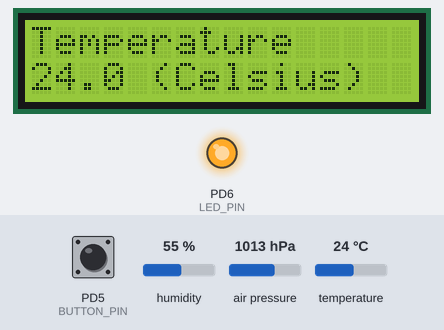
This program was run on a simulated ATmega32, built with avr-gcc and emulated at 16 MHz. Parts: 16×2 character LCD, output pins drawn as LEDs (lit = HIGH). Wiring (inferred from the names in the program): BME280 sensor at I2C address 0x77; character LCD (HD44780): RS PA0; R/W PA1; E PA2; data PA3, PA4, PA5, PA6. The test bench sets the inputs (shaded band); at power-on: PD5 (BUTTON_PIN) LOW, humidity 55 %, air pressure 1013 hPa, temperature 24 °C. Pins used as bus, display or sensor lines are not drawn.

Above: at 1.2 s.
1.3 s: PD5 (BUTTON_PIN) pulled HIGH for 0.15 s
At 2.7 s:
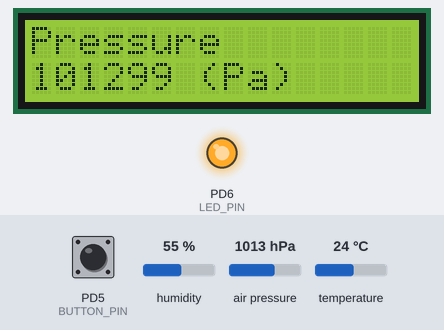
3.0 s: PD5 (BUTTON_PIN) pulled HIGH for 1 s
At 5.2 s:
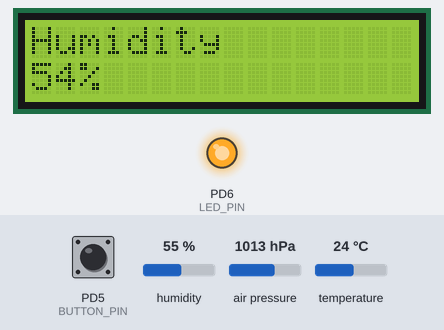
5.5 s: PD5 (BUTTON_PIN) pulled HIGH for 3.2 s
At 9.2 s:
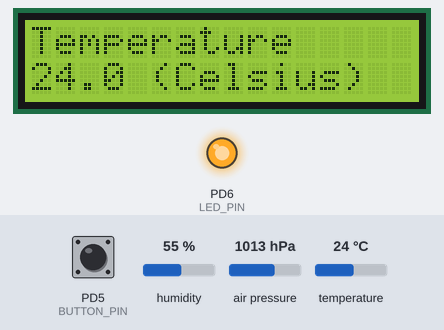
Timing chart, 0 to 10.7 s (numbered marks = the images above; inputs shaded):
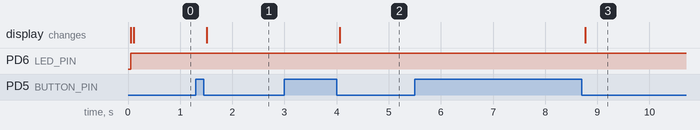

The program:

main.c
```c
#include <avr/io.h>
#define __DELAY_BACKWARD_COMPATIBLE__
#include <util/delay.h>

#include "i2c_master.h"
#include "bme280.h"
#include "lcd.h"

//Defines for identifying the current reading which is displayed
#define TEMPERATURE_SELECTED 0
#define PRESSURE_SELECTED 1
#define HUMIDITY_SELECTED 2

//Locations of LED and button
#define IO_DIR DDRD
#define IO_OUTPUT PORTD
#define IO_INPUT PIND
#define LED_PIN PIND6
#define BUTTON_PIN PIND5

//Keeps track of the button status and currently selected reading
int button_status = 0;
int selected_reading = TEMPERATURE_SELECTED;

//Initialise button and LED
void io_init(void){
	IO_DIR |= (1<<LED_PIN);
	IO_DIR &= ~(1<<BUTTON_PIN);
	IO_OUTPUT &= ~(1<<LED_PIN);
}

//Check if the button is released
int check_button_release(void){
	int new_status = (IO_INPUT&(1<<BUTTON_PIN))>>BUTTON_PIN;
	if(new_status!=button_status){
		button_status = new_status;
		if(button_status==0){
			return 1;
		}
	}
	return 0;
}


//BME280 Functions - Required by the bme280 library
//Use the i2c_master library for reading and writing using I2C

void bme280_delay_ms(uint32_t period){
	_delay_ms(period);
}

int8_t bme280_i2c_read(uint8_t dev_id, uint8_t reg_addr, uint8_t *reg_data, uint16_t len){
	int8_t rslt = 0;

	if(i2c_start(dev_id<<1 | I2C_WRITE)) return 1;
	i2c_write(reg_addr);
	i2c_stop();

	if (i2c_start(dev_id<<1 | I2C_READ)) return 1;
	int i;
	for(i=0;i<len-1;i++){
		reg_data[i] = i2c_read_ack();
	}
	reg_data[len-1] = i2c_read_nack();
	i2c_stop();

	return rslt;
}

int8_t bme280_i2c_write(uint8_t dev_id, uint8_t reg_addr, uint8_t *reg_data, uint16_t len){
	int8_t rslt = 0;

	if(i2c_start(dev_id<<1 | I2C_WRITE)) return 1;
	i2c_write(reg_addr);

	int i;
	for(i=0;i<len;i++){
		i2c_write(reg_data[0]);
	}
	i2c_stop();

	return rslt;
}

//Initialise the bme280 device, which is passed as a pointer
//Note: Can't name the function bme280_init, since this is already defined
uint8_t sensor_init(struct bme280_dev* dev){

	int8_t result = BME280_OK;

	dev->dev_id = BME280_I2C_ADDR_SEC;
	dev->intf = BME280_I2C_INTF;
	dev->read = bme280_i2c_read;
	dev->write = bme280_i2c_write;
	dev->delay_ms = bme280_delay_ms;

	result = bme280_init(dev);

	if(result!=BME280_OK){
		return result;
	}

	// Recommended mode of operation: Indoor navigation
	dev->settings.osr_h = BME280_OVERSAMPLING_2X;
	dev->settings.osr_p = BME280_OVERSAMPLING_16X;
	dev->settings.osr_t = BME280_OVERSAMPLING_1X;
	dev->settings.filter = BME280_FILTER_COEFF_16;

	uint8_t settings_sel;
	settings_sel = BME280_OSR_PRESS_SEL;
	settings_sel |= BME280_OSR_TEMP_SEL;
	settings_sel |= BME280_OSR_HUM_SEL;
	settings_sel |= BME280_FILTER_SEL;

	result = bme280_set_sensor_settings(settings_sel, dev);

	return result;
}


//Update the bme280 measurements and print the current selected reading to the LCD screen
uint8_t update_reading(struct bme280_dev* dev,struct bme280_data* component_data){

	uint8_t result = BME280_OK;

	result = bme280_set_sensor_mode(BME280_FORCED_MODE, dev);

	if(result!=BME280_OK){
		return result;
	}

	dev->delay_ms(40);

	result = bme280_get_sensor_data(BME280_ALL, component_data, dev);

	if(result!=BME280_OK){
		return result;
	}

	lcd_clear();

	switch(selected_reading){
		case TEMPERATURE_SELECTED:
			lcd_printf("Temperature");
			lcd_set_cursor(0,1);
			lcd_printf("%ld",component_data->temperature/100);
			lcd_printf(".%ld",component_data->temperature%100);
			lcd_printf(" (Celsius)");
			break;
		case PRESSURE_SELECTED:
			lcd_printf("Pressure");
			lcd_set_cursor(0,1);
			lcd_printf("%ld",component_data->pressure/100);
			lcd_printf(" (Pa)");
			break;
		case HUMIDITY_SELECTED:
			lcd_printf("Humidity");
			lcd_set_cursor(0,1);
			lcd_printf("%ld",(component_data->humidity/1024));
			lcd_puts("%");
			break;
	}

	selected_reading += 1;
	selected_reading %= 3;

	return result;
}


int main(void) {

	//Initialise IO (button and LED)

	io_init();

	//Initialise LCD

	lcd_init();
	lcd_scroll_right();
	lcd_set_left_to_right();
	lcd_disable_cursor();
	lcd_clear();
	lcd_on();

	//Initialise I2C

	i2c_init();

	//Initialise BME280

	struct bme280_dev dev;
	struct bme280_data component_data;
	uint8_t result = BME280_OK;

	result = sensor_init(&dev);

	//If BME280 initialisation was successful, start the main loop

	if(result==BME280_OK){
		//Setup complete, turn green LED on
		IO_OUTPUT |= (1<<LED_PIN);

		//Display an initial reading
		result = update_reading(&dev,&component_data);

		//Continue to check the button and change the reading on the LCD
		//when the button is released
		while(result==BME280_OK){
			if(check_button_release()){
				result = update_reading(&dev,&component_data);
			}
			_delay_ms(10);
		}
	}

	//If the code reaches here, there has been an error
	lcd_clear();
	lcd_printf("Error: %i",result);
	return 1;
}
```

bme280.h
```c
// (licence header left out)
/*! @file bme280.h
    @brief Sensor driver for BME280 sensor */
/*!
 * @defgroup BME280 SENSOR API
 * @{*/
#ifndef BME280_H_
#define BME280_H_

/*! CPP guard */
#ifdef __cplusplus
extern "C" {
#endif

/* Header includes */
#include "bme280_defs.h"

/*!
 *  @brief This API is the entry point.
 *  It reads the chip-id and calibration data from the sensor.
 *
 *  @param[in,out] dev : Structure instance of bme280_dev
 *
 *  @return Result of API execution status
 *  @retval zero -> Success / +ve value -> Warning / -ve value -> Error
 */
int8_t bme280_init(struct bme280_dev *dev);

/*!
 * @brief This API writes the given data to the register address
 * of the sensor.
 *
 * @param[in] reg_addr : Register address from where the data to be written.
 * @param[in] reg_data : Pointer to data buffer which is to be written
 * in the sensor.
 * @param[in] len : No of bytes of data to write..
 * @param[in] dev : Structure instance of bme280_dev.
 *
 * @return Result of API execution status
 * @retval zero -> Success / +ve value -> Warning / -ve value -> Error
 */
int8_t bme280_set_regs(uint8_t *reg_addr, const uint8_t *reg_data, uint8_t len, const struct bme280_dev *dev);

/*!
 * @brief This API reads the data from the given register address of the sensor.
 *
 * @param[in] reg_addr : Register address from where the data to be read
 * @param[out] reg_data : Pointer to data buffer to store the read data.
 * @param[in] len : No of bytes of data to be read.
 * @param[in] dev : Structure instance of bme280_dev.
 *
 * @return Result of API execution status
 * @retval zero -> Success / +ve value -> Warning / -ve value -> Error
 */
int8_t bme280_get_regs(uint8_t reg_addr, uint8_t *reg_data, uint16_t len, const struct bme280_dev *dev);

/*!
 * @brief This API sets the oversampling, filter and standby duration
 * (normal mode) settings in the sensor.
 *
 * @param[in] dev : Structure instance of bme280_dev.
 * @param[in] desired_settings : Variable used to select the settings which
 * are to be set in the sensor.
 *
 * @note : Below are the macros to be used by the user for selecting the
 * desired settings. User can do OR operation of these macros for configuring
 * multiple settings.
 *
 * Macros		  |   Functionality
 * -----------------------|----------------------------------------------
 * BME280_OSR_PRESS_SEL    |   To set pressure oversampling.
 * BME280_OSR_TEMP_SEL     |   To set temperature oversampling.
 * BME280_OSR_HUM_SEL    |   To set humidity oversampling.
 * BME280_FILTER_SEL     |   To set filter setting.
 * BME280_STANDBY_SEL  |   To set standby duration setting.
 *
 * @return Result of API execution status
 * @retval zero -> Success / +ve value -> Warning / -ve value -> Error.
 */
int8_t bme280_set_sensor_settings(uint8_t desired_settings, const struct bme280_dev *dev);

/*!
 * @brief This API gets the oversampling, filter and standby duration
 * (normal mode) settings from the sensor.
 *
 * @param[in,out] dev : Structure instance of bme280_dev.
 *
 * @return Result of API execution status
 * @retval zero -> Success / +ve value -> Warning / -ve value -> Error.
 */
int8_t bme280_get_sensor_settings(struct bme280_dev *dev);

/*!
 * @brief This API sets the power mode of the sensor.
 *
 * @param[in] dev : Structure instance of bme280_dev.
 * @param[in] sensor_mode : Variable which contains the power mode to be set.
 *
 *    sensor_mode           |   Macros
 * ---------------------|-------------------
 *     0                | BME280_SLEEP_MODE
 *     1                | BME280_FORCED_MODE
 *     3                | BME280_NORMAL_MODE
 *
 * @return Result of API execution status
 * @retval zero -> Success / +ve value -> Warning / -ve value -> Error
 */
int8_t bme280_set_sensor_mode(uint8_t sensor_mode,
				const struct bme280_dev *dev);

/*!
 * @brief This API gets the power mode of the sensor.
 *
 * @param[in] dev : Structure instance of bme280_dev.
 * @param[out] sensor_mode : Pointer variable to store the power mode.
 *
 *   sensor_mode            |   Macros
 * ---------------------|-------------------
 *     0                | BME280_SLEEP_MODE
 *     1                | BME280_FORCED_MODE
 *     3                | BME280_NORMAL_MODE
 *
 * @return Result of API execution status
 * @retval zero -> Success / +ve value -> Warning / -ve value -> Error
 */
int8_t bme280_get_sensor_mode(uint8_t *sensor_mode, const struct bme280_dev *dev);

/*!
 * @brief This API performs the soft reset of the sensor.
 *
 * @param[in] dev : Structure instance of bme280_dev.
 *
 * @return Result of API execution status
 * @retval zero -> Success / +ve value -> Warning / -ve value -> Error.
 */
int8_t bme280_soft_reset(const struct bme280_dev *dev);

/*!
 * @brief This API reads the pressure, temperature and humidity data from the
 * sensor, compensates the data and store it in the bme280_data structure
 * instance passed by the user.
 *
 * @param[in] sensor_comp : Variable which selects which data to be read from
 * the sensor.
 *
 * sensor_comp |   Macros
 * ------------|-------------------
 *     1       | BME280_PRESS
 *     2       | BME280_TEMP
 *     4       | BME280_HUM
 *     7       | BME280_ALL
 *
 * @param[out] comp_data : Structure instance of bme280_data.
 * @param[in] dev : Structure instance of bme280_dev.
 *
 * @return Result of API execution status
 * @retval zero -> Success / +ve value -> Warning / -ve value -> Error
 */
int8_t bme280_get_sensor_data(uint8_t sensor_comp, struct bme280_data *comp_data, struct bme280_dev *dev);

/*!
 *  @brief This API is used to parse the pressure, temperature and
 *  humidity data and store it in the bme280_uncomp_data structure instance.
 *
 *  @param[in] reg_data     : Contains register data which needs to be parsed
 *  @param[out] uncomp_data : Contains the uncompensated pressure, temperature
 *  and humidity data.
 */
void bme280_parse_sensor_data(const uint8_t *reg_data, struct bme280_uncomp_data *uncomp_data);

/*!
 * @brief This API is used to compensate the pressure and/or
 * temperature and/or humidity data according to the component selected by the
 * user.
 *
 * @param[in] sensor_comp : Used to select pressure and/or temperature and/or
 * humidity.
 * @param[in] uncomp_data : Contains the uncompensated pressure, temperature and
 * humidity data.
 * @param[out] comp_data : Contains the compensated pressure and/or temperature
 * and/or humidity data.
 * @param[in] calib_data : Pointer to the calibration data structure.
 *
 * @return Result of API execution status.
 * @retval zero -> Success / -ve value -> Error
 */
int8_t bme280_compensate_data(uint8_t sensor_comp, const struct bme280_uncomp_data *uncomp_data,
				     struct bme280_data *comp_data, struct bme280_calib_data *calib_data);

#ifdef __cplusplus
}
#endif /* End of CPP guard */
#endif /* BME280_H_ */
/** @}*/
```

i2c_master.c
```c
#ifndef  F_CPU
#define F_CPU 16000000UL
#endif

#include <avr/io.h>
#include <util/twi.h>

#include "i2c_master.h"

#define F_SCL 100000UL // SCL frequency
#define Prescaler 1
#define TWBR_val ((((F_CPU / F_SCL) / Prescaler) - 16 ) / 2)

void i2c_init(void)
{
	TWBR = (uint8_t)TWBR_val;
}

uint8_t i2c_start(uint8_t address)
{
	// reset TWI control register
	TWCR = 0;
	// transmit START condition
	TWCR = (1<<TWINT) | (1<<TWSTA) | (1<<TWEN);
	// wait for end of transmission
	while( !(TWCR & (1<<TWINT)) );

	// check if the start condition was successfully transmitted
	if((TWSR & 0xF8) != TW_START){ return 1; }

	// load slave address into data register
	TWDR = address;
	// start transmission of address
	TWCR = (1<<TWINT) | (1<<TWEN);
	// wait for end of transmission
	while( !(TWCR & (1<<TWINT)) );

	// check if the device has acknowledged the READ / WRITE mode
	uint8_t twst = TW_STATUS & 0xF8;
	if ( (twst != TW_MT_SLA_ACK) && (twst != TW_MR_SLA_ACK) ) return 1;

	return 0;
}

uint8_t i2c_write(uint8_t data)
{
	// load data into data register
	TWDR = data;
	// start transmission of data
	TWCR = (1<<TWINT) | (1<<TWEN);
	// wait for end of transmission
	while( !(TWCR & (1<<TWINT)) );

	if( (TWSR & 0xF8) != TW_MT_DATA_ACK ){ return 1; }

	return 0;
}

uint8_t i2c_read_ack(void)
{

	// start TWI module and acknowledge data after reception
	TWCR = (1<<TWINT) | (1<<TWEN) | (1<<TWEA);
	// wait for end of transmission
	while( !(TWCR & (1<<TWINT)) );
	// return received data from TWDR
	return TWDR;
}

uint8_t i2c_read_nack(void)
{

	// start receiving without acknowledging reception
	TWCR = (1<<TWINT) | (1<<TWEN);
	// wait for end of transmission
	while( !(TWCR & (1<<TWINT)) );
	// return received data from TWDR
	return TWDR;
}

uint8_t i2c_transmit(uint8_t address, uint8_t* data, uint16_t length)
{
	if (i2c_start(address | I2C_WRITE)) return 1;

	for (uint16_t i = 0; i < length; i++)
	{
		if (i2c_write(data[i])) return 1;
	}

	i2c_stop();

	return 0;
}

uint8_t i2c_receive(uint8_t address, uint8_t* data, uint16_t length)
{
	if (i2c_start(address | I2C_READ)) return 1;

	for (uint16_t i = 0; i < (length-1); i++)
	{
		data[i] = i2c_read_ack();
	}
	data[(length-1)] = i2c_read_nack();

	i2c_stop();

	return 0;
}

uint8_t i2c_writeReg(uint8_t devaddr, uint8_t regaddr, uint8_t* data, uint16_t length)
{
	if (i2c_start(devaddr | 0x00)) return 1;

	i2c_write(regaddr);

	for (uint16_t i = 0; i < length; i++)
	{
		if (i2c_write(data[i])) return 1;
	}

	i2c_stop();

	return 0;
}

uint8_t i2c_readReg(uint8_t devaddr, uint8_t regaddr, uint8_t* data, uint16_t length)
{
	if (i2c_start(devaddr)) return 1;

	i2c_write(regaddr);

	if (i2c_start(devaddr | 0x01)) return 1;

	for (uint16_t i = 0; i < (length-1); i++)
	{
		data[i] = i2c_read_ack();
	}
	data[(length-1)] = i2c_read_nack();

	i2c_stop();

	return 0;
}

void i2c_stop(void)
{
	// transmit STOP condition
	TWCR = (1<<TWINT) | (1<<TWEN) | (1<<TWSTO);
}
```

i2c_master.h
```c
#ifndef I2C_MASTER_H
#define I2C_MASTER_H

#define I2C_READ 0x01
#define I2C_WRITE 0x00

void i2c_init(void);
uint8_t i2c_start(uint8_t address);
uint8_t i2c_write(uint8_t data);
uint8_t i2c_read_ack(void);
uint8_t i2c_read_nack(void);
uint8_t i2c_transmit(uint8_t address, uint8_t* data, uint16_t length);
uint8_t i2c_receive(uint8_t address, uint8_t* data, uint16_t length);
uint8_t i2c_writeReg(uint8_t devaddr, uint8_t regaddr, uint8_t* data, uint16_t length);
uint8_t i2c_readReg(uint8_t devaddr, uint8_t regaddr, uint8_t* data, uint16_t length);
void i2c_stop(void);

#endif // I2C_MASTER_H
```

lcd.h
```c
#pragma once

#include <avr/io.h>

// Edit these
#define LCD_DDR  DDRA
#define LCD_PORT PORTA

#define LCD_RS 0
#define LCD_RW 1
#define LCD_EN 2
#define LCD_D0 3
#define LCD_D1 4
#define LCD_D2 5
#define LCD_D3 6

#define LCD_COL_COUNT 16
#define LCD_ROW_COUNT 2

// The rest should be left alone
#define LCD_CLEARDISPLAY   0x01
#define LCD_RETURNHOME     0x02
#define LCD_ENTRYMODESET   0x04
#define LCD_DISPLAYCONTROL 0x08
#define LCD_CURSORSHIFT    0x10
#define LCD_FUNCTIONSET    0x20
#define LCD_SETCGRAMADDR   0x40
#define LCD_SETDDRAMADDR   0x80

#define LCD_ENTRYRIGHT          0x00
#define LCD_ENTRYLEFT           0x02
#define LCD_ENTRYSHIFTINCREMENT 0x01
#define LCD_ENTRYSHIFTDECREMENT 0x00

#define LCD_DISPLAYON  0x04
#define LCD_DISPLAYOFF 0x00
#define LCD_CURSORON   0x02
#define LCD_CURSOROFF  0x00
#define LCD_BLINKON    0x01
#define LCD_BLINKOFF   0x00

#define LCD_DISPLAYMOVE 0x08
#define LCD_CURSORMOVE  0x00
#define LCD_MOVERIGHT   0x04
#define LCD_MOVELEFT    0x00

#define LCD_8BITMODE 0x10
#define LCD_4BITMODE 0x00
#define LCD_2LINE    0x08
#define LCD_1LINE    0x00
#define LCD_5x10DOTS 0x04
#define LCD_5x8DOTS  0x00

void lcd_init(void);

void lcd_command(uint8_t command);
void lcd_write(uint8_t value);

void lcd_on(void);
void lcd_off(void);

void lcd_clear(void);
void lcd_return_home(void);

void lcd_enable_blinking(void);
void lcd_disable_blinking(void);

void lcd_enable_cursor(void);
void lcd_disable_cursor(void);

void lcd_scroll_left(void);
void lcd_scroll_right(void);

void lcd_set_left_to_right(void);
void lcd_set_right_to_left(void);

void lcd_enable_autoscroll(void);
void lcd_disable_autoscroll(void);

void lcd_create_char(uint8_t location, uint8_t *charmap);

void lcd_set_cursor(uint8_t col, uint8_t row);

void lcd_puts(char *string);
void lcd_printf(char *format, ...);
```

Source omitted: bme280.c (42888 bytes), bme280_defs.h (10206 bytes), lcd.c (3963 bytes)

Measured:
- after the input at 1.3 s, the display: changes after 0.21 s (image 1)
- after the input at 3.0 s, the display: changes after 1.1 s (image 2)
- after the input at 5.5 s, the display: changes after 3.3 s (image 3)
